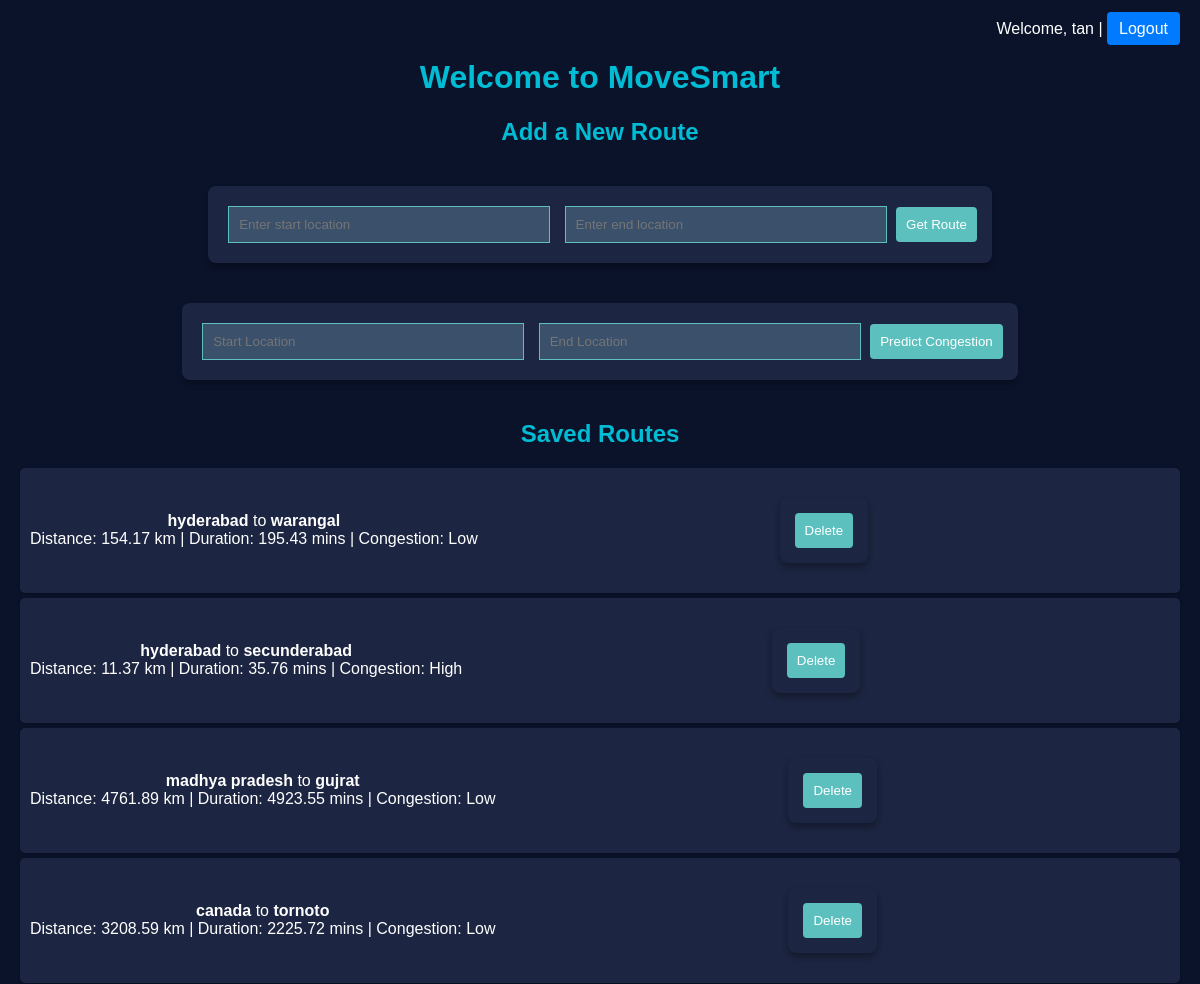
Page / (signed in, upper part) on the earlier database version.
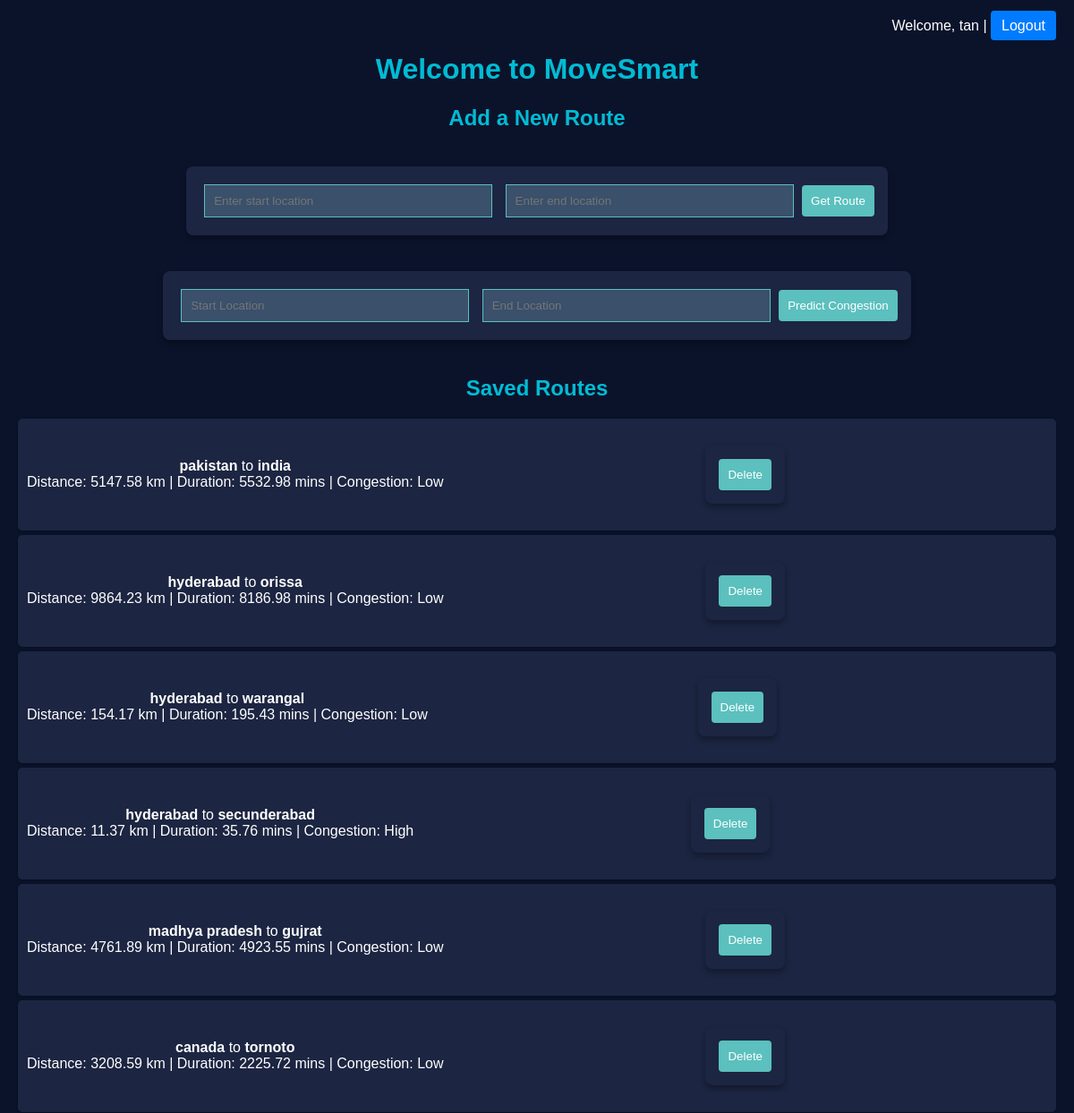
Same page on the later database version.
### app.py (models this page shows)
class Route(db.Model):
    id = db.Column(db.Integer, primary_key=True)
    start_location = db.Column(db.String(200), nullable=False)
    end_location = db.Column(db.String(200), nullable=False)
    distance = db.Column(db.Float)         # in kilometers
    duration = db.Column(db.Float)         # in minutes
    congestion_level = db.Column(db.String(50))
    timestamp = db.Column(db.DateTime, default=db.func.current_timestamp())

### app.py (the view)
@app.route('/')
def home():
    if 'user' not in session:
        return redirect(url_for('login'))
    routes = Route.query.order_by(Route.timestamp.desc()).all()
    return render_template('index.html', routes=routes, user=session['user'])

### templates/index.html (shortened to what this page needs)
<!DOCTYPE html>
<html lang="en">
<head>
  <link rel="stylesheet" href="https://unpkg.com/leaflet/dist/leaflet.css"/>
  <link rel="stylesheet" href="{{ url_for('static', filename='style.css') }}">
</head>
<body>
  <nav>
    <span>Welcome, {{ user }}</span> | <a href="{{ url_for('logout') }}">Logout</a>
  </nav>
  <h1>Welcome to MoveSmart</h1>
  <h2>Add a New Route</h2>
  <form action="/add_route" method="POST">
    <input type="text" name="start_location" placeholder="Enter start location" required>
    <input type="text" name="end_location" placeholder="Enter end location" required>
    <button type="submit">Get Route</button>
  </form>
  <form action="{{ url_for('predict_traffic') }}" method="POST" class="mb-6">
  <input type="text" name="start_location" placeholder="Start Location" class="p-2 rounded text-black">
  <input type="text" name="end_location" placeholder="End Location" class="p-2 rounded text-black">
  <button type="submit" class="bg-green-600 px-3 py-2 rounded">Predict Congestion</button>
 </form>
  <h2>Saved Routes</h2>
  <ul>
    {% for route in routes %}
      <li>
        <div>
          <strong>{{ route.start_location }}</strong> to <strong>{{ route.end_location }}</strong><br>
          Distance: {{ route.distance }} km | Duration: {{ route.duration }} mins | Congestion: {{ route.congestion_level }}
        </div>
        <form action="/delete_route/{{ route.id }}" method="POST" onsubmit="return confirm('Are you sure you want to delete this route?');">
          <button type="submit">Delete</button>
        </form>
      </li>
    {% endfor %}
  </ul>
</body>
</html>

### static/style.css (style rules this page uses)
body { font-family: Arial, sans-serif; margin: 0; padding: 20px; background: #0b132b; color: white; text-align: center; }
nav { text-align: right; margin-bottom: 20px; }
nav a { text-decoration: none; color: #fff; background: #007bff; padding: 8px 12px; border-radius: 4px; }
h1, h2 { color: #00bcd4; }
form { margin: 20px auto; background: #1c2541; padding: 15px; border-radius: 8px; display: inline-block; box-shadow: 0px 4px 6px rgba(0, 0, 0, 0.3); }
input { padding: 10px; margin: 5px; width: 300px; background: #3a506b; color: #ffffff; border: 1px solid #5bc0be; }
button { padding: 10px; background: #5bc0be; color: white; border: none; border-radius: 4px; cursor: pointer; }
ul { list-style-type: none; padding: 0; }
li { background: #1c2541; margin: 5px 0; padding: 10px; border-radius: 5px; box-shadow: 0 1px 3px rgba(0, 0, 0, 0.3); color: white; display: flex; justify-content: space-between; align-items: center; }

Differences in the rows shown:
added Route: start_location "pakistan", end_location "india", distance "5147.58", duration "5532.98", congestion_level "Low"
added Route: start_location "hyderabad", end_location "orissa", distance "9864.23", duration "8186.98", congestion_level "Low"
